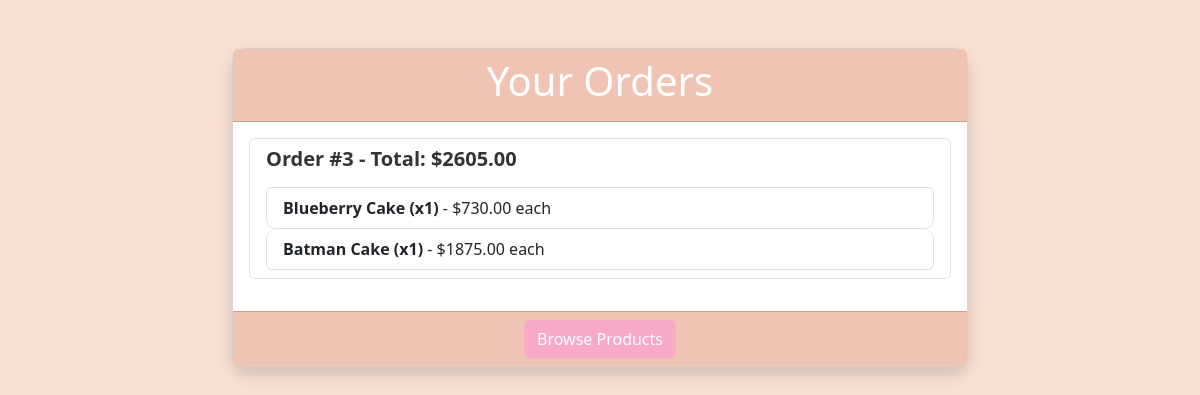
The page /orders/ (signed in) on the database as committed earlier.
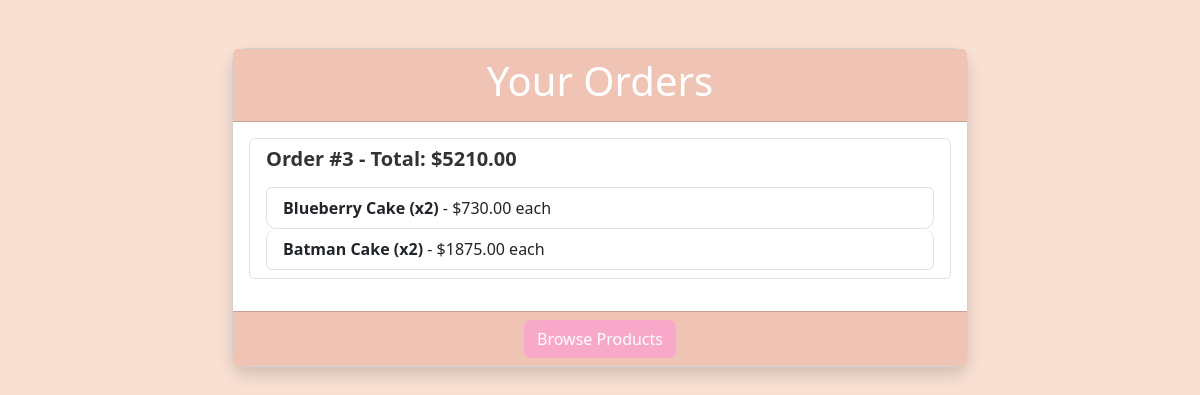
The same page on the database as committed later.
### FreshShopapp/models.py (models this page shows, shortened)
class Cart(models.Model):
    user = models.OneToOneField(User, on_delete=models.CASCADE)
    products = models.ManyToManyField(Product, through='CartItem')
    completed = models.BooleanField(default=False)  # Add this field to mark a cart as "completed"

class CartItem(models.Model):
    cart = models.ForeignKey(Cart, on_delete=models.CASCADE)
    product = models.ForeignKey(Product, on_delete=models.CASCADE)
    quantity = models.PositiveIntegerField(default=1)

class Product(models.Model):
    name = models.CharField(max_length=100)
    description = models.TextField()
    price = models.DecimalField(max_digits=10, decimal_places=2)
    image = models.ImageField(upload_to='products/')

### FreshShopapp/views.py (the view)
# urls.py: path('orders/', views.view_orders, name='view_orders'),
@never_cache
@login_required
def view_orders(request):
    completed_carts = Cart.objects.filter(user=request.user, completed=True).order_by('-id')
    order_details = []
    for cart in completed_carts:
        cart_items = CartItem.objects.filter(cart=cart)
        total_price = sum(item.product.price * item.quantity for item in cart_items)
        order_details.append({'cart': cart, 'cart_items': cart_items, 'total_price': total_price})
    return render(request, 'view_orders.html', {'order_details': order_details})

### FreshShopapp/templates/view_orders.html (shortened to what this page needs)
<!DOCTYPE html>
<html lang="en">
<head>
    <link href="https://cdn.jsdelivr.net/npm/bootstrap@5.3.2/dist/css/bootstrap.min.css" rel="stylesheet">
</head>
<body>
    <div class="container py-5">
        <div class="row justify-content-center">
            <div class="col-md-8 col-sm-12">
                <div class="card shadow">
                    <div class="card-header text-white text-center">
                        <h1>Your Orders</h1>
                    </div>
                    <div class="card-body">
                        {% if order_details %}
                            <ul class="list-group">
                                {% for order in order_details %}
                                    <li class="list-group-item mb-3">
                                        <h5>Order #{{ order.cart.id }} - Total: ${{ order.total_price }}</h5>
                                        <ul class="list-group mt-3">
                                            {% for item in order.cart_items %}
                                                <li class="list-group-item">
                                                    <span>{{ item.product.name }} (x{{ item.quantity }})</span>
                                                    - ${{ item.product.price }} each
                                                </li>
                                            {% endfor %}
                                        </ul>
                                    </li>
                                {% endfor %}
                            </ul>
                        {% else %}
                            <p class="text-center">You have no orders yet.</p>
                        {% endif %}
                    </div>
                    <div class="card-footer text-center">
                        <a href="{% url 'view_products' %}" class="btn btn-primary">Browse Products</a>
                    </div>
                </div>
            </div>
        </div>
    </div>
</body>
</html>

Rows that differ between the two databases and show on the page:
computed for Cart id 3: total_price "2605.00" → "5210.00"
changed CartItem "Blueberry Cake": quantity "1" → "2"
changed CartItem "Batman Cake": quantity "1" → "2"
